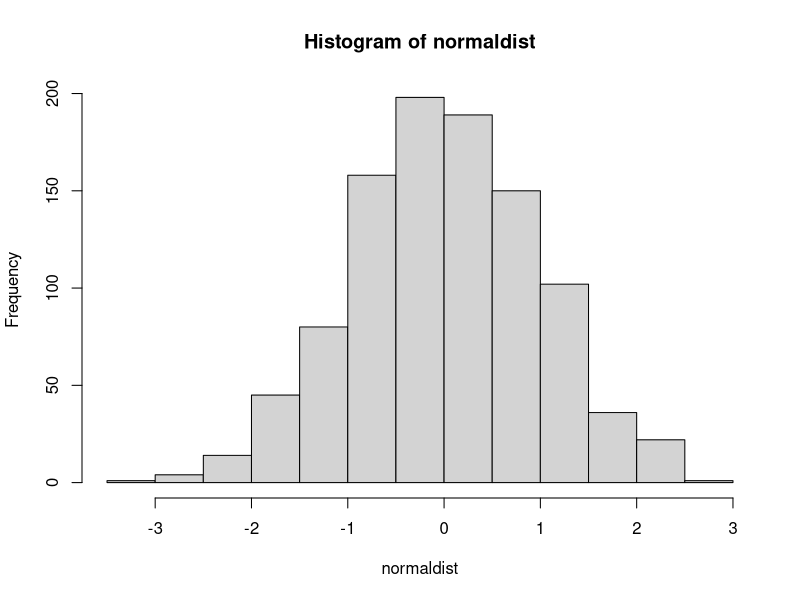
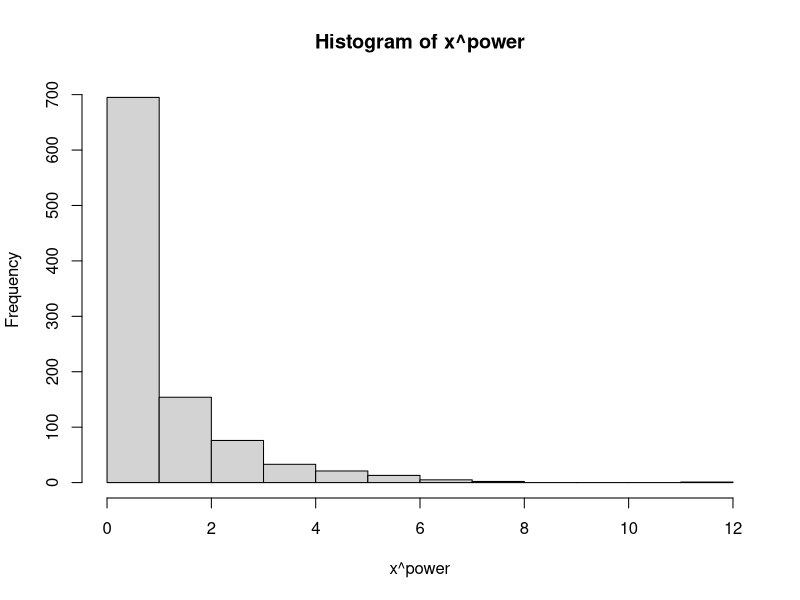
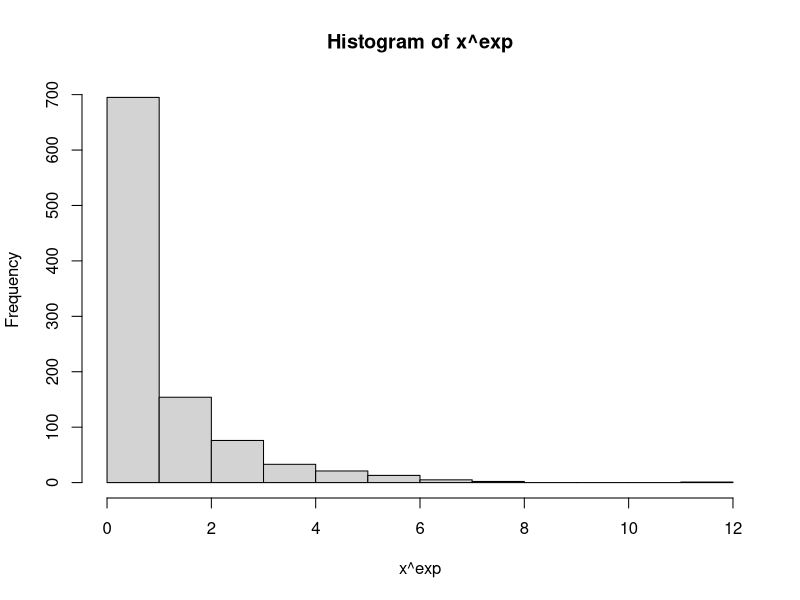

Source code (R) for these figures, in order: (Note: this script raises an error after producing the figures.)
hello_world <- function(){
  print('hello world in R!')
}
hello_world()  

hello_name <- function(name){
  print(paste('hello',name))
}

hello_name('Thato')


full_name <- function(name='Thato',title='Matlaila'){
  return(paste(name,' ',title))
} 
full_name() 

full_name1 <-full_name('Mamillan', 'Matlaila') 
full_name1 
 

normaldist <- rnorm(1000,0,1)
mean(normaldist)
hist(normaldist)


expoValue <- function(x, power=2){
  hist(x^power)
}  

expoValue(normaldist)

expoValue <- function(x, exp = 2, hist = FALSE, ...){
  if(hist == TRUE){
    hist(x ^ exp)
    x^exp
  }
}

expoValue(normaldist, power = 2, breaks = 50)


expoValue <- function(x, exp = 2,hist = FALSE, ...){
  if(hist == TRUE){
    hist(x ^ exp )
  }else{
    x^exp
  }
}

expoValue(normaldist)
expoValue(normaldist, hist = TRUE)


amount <- function(x=100){
  t=x+x*(20/100)
  return(t)
  }

amount(100)


amount1 <- function(amt){
  if(amt>0) famt=amt+amt*(20/100)
  if(amt<=0) famt=amt
  return(famt)
}

amount1(100)


f1 <- function(x){
  y = 10
  g1 = function(x){
    y+(x*x)
  }
  g1(x)
} 

f1(10)


g2 <- function(x){
  y+(x*x)
}

f2 <- function(x){
  y=10
  g2(x)
  }
f2(10)

g2 <- function(x,y){
  y+(x*x)
}


f2 <- function(x){
  y=10
  g2(x,y)
}

f2(10)





status <- function(marks)
{
  result = "Not Defined"
  if(marks>50) result = "Pass"
  message("Your result is"," ",result)
}
status(60)
status(30)



status <- function(age)
{
  ageGrp = "Not Defined"
  vote = "Not Defined"
  if(age>=18)
  {
    ageGrp = "ADULT"
    vote = "YES"
  }
  message("Your age group is ",ageGrp)
  message("Voting status is ",vote)
}

status(20)


status <- function(name)
{
  len <- nchar(name)
  if(len>5) name = toupper(name)
  message("User given name is ",name)
}
status("Macmillan")
status("Tshepo")


get_bonus <- function(salary,exp)
{
  if(exp>5)
  {
    bonus_per = 10
  }else
  {
    bonus_per = 5
  }
  bonus = salary*(bonus_per/100)
  return(bonus)
}

get_bonus(25000,6)
get_bonus(25000,3)


get_group <- function(age)
{
  if(age>0)
  {
    if(age<18)
    {
      ageGrp = "KIDS"
    }else if(age<60)
    {
      ageGrp = "ADULT"
    }else
    {
      ageGrp = "SENIOR"
    }
  }  else
    {
      ageGrp="Not defined"
      message("wrong Age")
    }
    message("Your age group is ",ageGrp)
}

get_group(10)
get_group(40)
get_group(65)
get_group(-10)


HRA <- function(city)
{
  hra_amt <- switch(toupper(city),
                    BLR = 7500,
                    MUM = 1000,
                    DEL = 8000,
                    CHN = 7500,
                    5000
                    )
  return(hra_amt)
}

HRA("BLR")
HRA("PUNE")
HRA("blr")


salary_range <- function(band)
{
  range <- switch(band,
                  L1 = "10000-15000",
                  L2 = "15000-25000",
                  L3 = "25000-4000",
                  )
  return(range)
}

salary_range("L1")
salary_range("B1")



time <-15
repeat
{
  message("Hello, Welcome to R tutorial for beginners!")
  if(time >= 20) break
  time = time+1
}

sqr <- function(n)
{
  repeat
  {
    square = n*n
    message("The square is ",square)
    if(square>=100) break
    n = n+1
  }
  return(n)
}

sqr(6)


get_finalbal <- function(amt,year,rate){
  for (i in 1:year) 
    {
      interest = round(amt*rate/100,2)
      finalamt = amt + interest
      message("year=", i ,"amt = ", amt, "interest=",interest, "final amt=", finalamt)
      amt = finalamt
  }
  return(finalamt)
}

get_finalbal(5000,5,8)
get_finalbal(10000,10,5)



req_years <- function(amount=550)
{
  famt = 0;month=0
  while(famt<=8000)
  {
    month=month+1
    famt=famt+amount
    message("Month=" ,month, "final_amount=" , famt)
  }
  year=month/12
  return(year)
}

req_years()
req_years(750)



